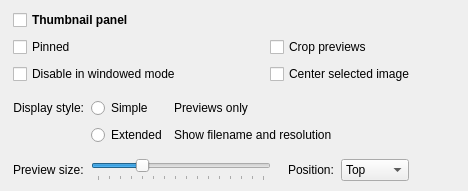
                <widget class="GroupPanel" name="thumbnailPanelGroup" native="true">
                 <property name="accessibleName">
                  <string notr="true">SGroup</string>
                 </property>
                 <layout class="QVBoxLayout" name="verticalLayout_14">
                  <property name="spacing">
                   <number>7</number>
                  </property>
                  <property name="leftMargin">
                   <number>13</number>
                  </property>
                  <property name="topMargin">
                   <number>10</number>
                  </property>
                  <property name="rightMargin">
                   <number>13</number>
                  </property>
                  <property name="bottomMargin">
                   <number>10</number>
                  </property>
                  <item>
                   <layout class="QHBoxLayout" name="horizontalLayout_6">
                    <property name="leftMargin">
                     <number>0</number>
                    </property>
                    <property name="topMargin">
                     <number>0</number>
                    </property>
                    <property name="rightMargin">
                     <number>0</number>
                    </property>
                    <item>
                     <widget class="QCheckBox" name="enablePanelCheckBox">
                      <property name="sizePolicy">
                       <sizepolicy hsizetype="Minimum" vsizetype="Minimum">
                        <horstretch>0</horstretch>
                        <verstretch>0</verstretch>
                       </sizepolicy>
                      </property>
                      <property name="minimumSize">
                       <size>
                        <width>0</width>
                        <height>0</height>
                       </size>
                      </property>
                      <property name="font">
                       <font>
                        <bold>true</bold>
                       </font>
                      </property>
                      <property name="toolTip">
                       <string/>
                      </property>
                      <property name="text">
                       <string>Thumbnail panel</string>
                      </property>
                     </widget>
                    </item>
                   </layout>
                  </item>
                  <item>
                   <widget class="QWidget" name="thumbnailPanelGroupContents" native="true">
                    <layout class="QVBoxLayout" name="verticalLayout_15">
                     <property name="spacing">
                      <number>7</number>
                     </property>
                     <property name="leftMargin">
                      <number>0</number>
                     </property>
                     <property name="topMargin">
                      <number>0</number>
                     </property>
                     <property name="rightMargin">
                      <number>0</number>
                     </property>
                     <property name="bottomMargin">
                      <number>0</number>
                     </property>
                     <item>
                      <layout class="QGridLayout" name="gridLayout_3">
                       <property name="leftMargin">
                        <number>0</number>
                       </property>
                       <property name="topMargin">
                        <number>0</number>
                       </property>
                       <property name="rightMargin">
                        <number>0</number>
                       </property>
                       <property name="bottomMargin">
                        <number>0</number>
                       </property>
                       <property name="verticalSpacing">
                        <number>7</number>
                       </property>
                       <item row="0" column="1">
                        <widget class="QCheckBox" name="squareThumbnailsCheckBox">
                         <property name="sizePolicy">
                          <sizepolicy hsizetype="Minimum" vsizetype="Minimum">
                           <horstretch>0</horstretch>
                           <verstretch>0</verstretch>
                          </sizepolicy>
                         </property>
                         <property name="minimumSize">
                          <size>
                           <width>0</width>
                           <height>0</height>
                          </size>
                         </property>
                         <property name="text">
                          <string>Crop previews</string>
                         </property>
                        </widget>
                       </item>
                       <item row="0" column="0">
                        <widget class="QCheckBox" name="pinPanelCheckBox">
                         <property name="minimumSize">
                          <size>
                           <width>250</width>
                           <height>0</height>
                          </size>
                         </property>
                         <property name="text">
                          <string>Pinned</string>
                         </property>
                        </widget>
                       </item>
                       <item row="1" column="0">
                        <widget class="QCheckBox" name="panelFullscreenOnlyCheckBox">
                         <property name="sizePolicy">
                          <sizepolicy hsizetype="Minimum" vsizetype="Minimum">
                           <horstretch>0</horstretch>
                           <verstretch>0</verstretch>
                          </sizepolicy>
                         </property>
                         <property name="minimumSize">
                          <size>
                           <width>0</width>
                           <height>0</height>
                          </size>
                         </property>
                         <property name="text">
                          <string>Disable in windowed mode</string>
                         </property>
                        </widget>
                       </item>
                       <item row="1" column="1">
                        <widget class="QCheckBox" name="panelCenterSelectionCheckBox">
                         <property name="text">
                          <string>Center selected image</string>
                         </property>
                        </widget>
                       </item>
                       <item row="0" column="2">
                        <spacer name="horizontalSpacer_8">
                         <property name="orientation">
                          <enum>Qt::Horizontal</enum>
                         </property>
                         <property name="sizeHint" stdset="0">
                          <size>
                           <width>40</width>
                           <height>20</height>
                          </size>
                         </property>
                        </spacer>
                       </item>
                      </layout>
                     </item>
                     <item>
                      <widget class="QWidget" name="widget_6" native="true">
                       <property name="sizePolicy">
                        <sizepolicy hsizetype="Expanding" vsizetype="Preferred">
                         <horstretch>0</horstretch>
                         <verstretch>0</verstretch>
                        </sizepolicy>
                       </property>
                       <property name="accessibleName">
                        <string notr="true">SLine</string>
                       </property>
                      </widget>
                     </item>
                     <item>
                      <layout class="QGridLayout" name="gridLayout_4">
                       <property name="leftMargin">
                        <number>0</number>
                       </property>
                       <property name="topMargin">
                        <number>0</number>
                       </property>
                       <property name="rightMargin">
                        <number>0</number>
                       </property>
                       <property name="bottomMargin">
                        <number>0</number>
                       </property>
                       <property name="verticalSpacing">
                        <number>7</number>
                       </property>
                       <item row="1" column="1">
                        <widget class="QRadioButton" name="thumbStyleExtended">
                         <property name="text">
                          <string>Extended</string>
                         </property>
                        </widget>
                       </item>
                       <item row="0" column="2">
                        <widget class="QLabel" name="label_8">
                         <property name="accessibleName">
                          <string notr="true">SNoteText</string>
                         </property>
                         <property name="text">
                          <string>Previews only</string>
                         </property>
                        </widget>
                       </item>
                       <item row="0" column="0">
                        <widget class="QLabel" name="label_18">
                         <property name="text">
                          <string>Display style:</string>
                         </property>
                         <property name="alignment">
                          <set>Qt::AlignRight|Qt::AlignTrailing|Qt::AlignVCenter</set>
                         </property>
                        </widget>
                       </item>
                       <item row="1" column="2">
                        <widget class="QLabel" name="label_25">
                         <property name="accessibleName">
                          <string notr="true">SNoteText</string>
                         </property>
                         <property name="text">
                          <string>Show filename and resolution</string>
                         </property>
                        </widget>
                       </item>
                       <item row="0" column="3">
                        <spacer name="horizontalSpacer_26">
                         <property name="orientation">
                          <enum>Qt::Horizontal</enum>
                         </property>
                         <property name="sizeHint" stdset="0">
                          <size>
                           <width>40</width>
                           <height>10</height>
                          </size>
                         </property>
                        </spacer>
                       </item>
                       <item row="0" column="1">
                        <widget class="QRadioButton" name="thumbStyleSimple">
                         <property name="text">
                          <string>Simple</string>
                         </property>
                        </widget>
                       </item>
                      </layout>
                     </item>
                     <item>
                      <widget class="QWidget" name="widget_2" native="true">
                       <property name="accessibleName">
                        <string notr="true">SLine</string>
                       </property>
                      </widget>
                     </item>
                     <item>
                      <layout class="QHBoxLayout" name="horizontalLayout_24">
                       <property name="leftMargin">
                        <number>0</number>
                       </property>
                       <property name="topMargin">
                        <number>0</number>
                       </property>
                       <item>
                        <widget class="QLabel" name="label_4">
                         <property name="text">
                          <string>Preview size:</string>
                         </property>
                        </widget>
                       </item>
                       <item>
                        <widget class="QSlider" name="panelSizeSlider">
                         <property name="sizePolicy">
                          <sizepolicy hsizetype="Fixed" vsizetype="Preferred">
                           <horstretch>0</horstretch>
                           <verstretch>0</verstretch>
                          </sizepolicy>
                         </property>
                         <property name="minimumSize">
                          <size>
                           <width>180</width>
                           <height>0</height>
                          </size>
                         </property>
                         <property name="minimum">
                          <number>10</number>
                         </property>
                         <property name="maximum">
                          <number>25</number>
                         </property>
                         <property name="singleStep">
                          <number>1</number>
                         </property>
                         <property name="pageStep">
                          <number>5</number>
                         </property>
                         <property name="value">
                          <number>14</number>
                         </property>
                         <property name="orientation">
                          <enum>Qt::Horizontal</enum>
                         </property>
                         <property name="tickPosition">
                          <enum>QSlider::TicksBelow</enum>
                         </property>
                         <property name="tickInterval">
                          <number>1</number>
                         </property>
                        </widget>
                       </item>
                       <item>
                        <spacer name="horizontalSpacer_11">
                         <property name="orientation">
                          <enum>Qt::Horizontal</enum>
                         </property>
                         <property name="sizeType">
                          <enum>QSizePolicy::Fixed</enum>
                         </property>
                         <property name="sizeHint" stdset="0">
                          <size>
                           <width>10</width>
                           <height>10</height>
                          </size>
                         </property>
                        </spacer>
                       </item>
                       <item>
                        <widget class="QLabel" name="panelPositionLabel">
                         <property name="sizePolicy">
                          <sizepolicy hsizetype="Minimum" vsizetype="Minimum">
                           <horstretch>0</horstretch>
                           <verstretch>0</verstretch>
                          </sizepolicy>
                         </property>
                         <property name="minimumSize">
                          <size>
                           <width>0</width>
                           <height>0</height>
                          </size>
                         </property>
                         <property name="text">
                          <string>Position:</string>
                         </property>
                        </widget>
                       </item>
                       <item>
                        <widget class="QComboBox" name="panelPositionComboBox">
                         <item>
                          <property name="text">
                           <string>Top</string>
                          </property>
                         </item>
                         <item>
                          <property name="text">
                           <string>Bottom</string>
                          </property>
                         </item>
                         <item>
                          <property name="text">
                           <string>Left</string>
                          </property>
                         </item>
                         <item>
                          <property name="text">
                           <string>Right</string>
                          </property>
                         </item>
                        </widget>
                       </item>
                       <item>
                        <spacer name="horizontalSpacer_24">
                         <property name="orientation">
                          <enum>Qt::Horizontal</enum>
                         </property>
                         <property name="sizeHint" stdset="0">
                          <size>
                           <width>40</width>
                           <height>20</height>
                          </size>
                         </property>
                        </spacer>
                       </item>
                      </layout>
                     </item>
                    </layout>
                   </widget>
                  </item>
                 </layout>
                </widget>
